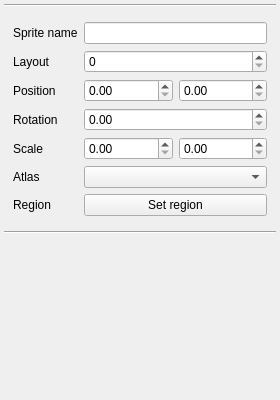
<?xml version="1.0" encoding="UTF-8"?>
<ui version="4.0">
 <class>EntitySettingWidget</class>
 <widget class="QWidget" name="EntitySettingWidget">
  <property name="geometry">
   <rect>
    <x>0</x>
    <y>0</y>
    <width>280</width>
    <height>400</height>
   </rect>
  </property>
  <property name="sizePolicy">
   <sizepolicy hsizetype="Maximum" vsizetype="Minimum">
    <horstretch>0</horstretch>
    <verstretch>0</verstretch>
   </sizepolicy>
  </property>
  <property name="minimumSize">
   <size>
    <width>280</width>
    <height>400</height>
   </size>
  </property>
  <property name="maximumSize">
   <size>
    <width>280</width>
    <height>16777215</height>
   </size>
  </property>
  <property name="windowTitle">
   <string>Form</string>
  </property>
  <property name="autoFillBackground">
   <bool>true</bool>
  </property>
  <layout class="QGridLayout" name="gridLayout_2">
   <property name="margin">
    <number>4</number>
   </property>
   <item row="2" column="0">
    <widget class="Line" name="line_5">
     <property name="orientation">
      <enum>Qt::Horizontal</enum>
     </property>
    </widget>
   </item>
   <item row="1" column="0">
    <widget class="QStackedWidget" name="stackedProperties">
     <property name="sizePolicy">
      <sizepolicy hsizetype="Minimum" vsizetype="Minimum">
       <horstretch>0</horstretch>
       <verstretch>0</verstretch>
      </sizepolicy>
     </property>
     <property name="autoFillBackground">
      <bool>true</bool>
     </property>
     <property name="frameShape">
      <enum>QFrame::NoFrame</enum>
     </property>
     <property name="currentIndex">
      <number>0</number>
     </property>
     <widget class="QWidget" name="spriteSetting">
      <layout class="QGridLayout" name="gridLayout">
       <item row="0" column="1">
        <widget class="QLineEdit" name="spriteName"/>
       </item>
       <item row="6" column="1">
        <widget class="QDoubleSpinBox" name="sRotation"/>
       </item>
       <item row="7" column="0">
        <widget class="QLabel" name="label_6">
         <property name="text">
          <string>Scale</string>
         </property>
        </widget>
       </item>
       <item row="8" column="0">
        <widget class="QLabel" name="label_5">
         <property name="text">
          <string>Atlas</string>
         </property>
        </widget>
       </item>
       <item row="4" column="1">
        <layout class="QHBoxLayout" name="horizontalLayout_2">
         <item>
          <widget class="QDoubleSpinBox" name="sPositionX"/>
         </item>
         <item>
          <widget class="QDoubleSpinBox" name="sPositionY"/>
         </item>
        </layout>
       </item>
       <item row="9" column="0">
        <widget class="QLabel" name="label_7">
         <property name="text">
          <string>Region</string>
         </property>
        </widget>
       </item>
       <item row="1" column="1">
        <widget class="QSpinBox" name="spriteLayout">
         <property name="maximum">
          <number>10</number>
         </property>
        </widget>
       </item>
       <item row="7" column="1">
        <layout class="QHBoxLayout" name="horizontalLayout_3">
         <item>
          <widget class="QDoubleSpinBox" name="sScaleX"/>
         </item>
         <item>
          <widget class="QDoubleSpinBox" name="sScaleY"/>
         </item>
        </layout>
       </item>
       <item row="1" column="0">
        <widget class="QLabel" name="label_3">
         <property name="maximumSize">
          <size>
           <width>80</width>
           <height>16777215</height>
          </size>
         </property>
         <property name="text">
          <string>Layout</string>
         </property>
        </widget>
       </item>
       <item row="8" column="1">
        <widget class="QComboBox" name="comboAtlas"/>
       </item>
       <item row="4" column="0">
        <widget class="QLabel" name="label_2">
         <property name="maximumSize">
          <size>
           <width>80</width>
           <height>16777215</height>
          </size>
         </property>
         <property name="text">
          <string>Position</string>
         </property>
        </widget>
       </item>
       <item row="6" column="0">
        <widget class="QLabel" name="label_4">
         <property name="maximumSize">
          <size>
           <width>80</width>
           <height>16777215</height>
          </size>
         </property>
         <property name="text">
          <string>Rotation</string>
         </property>
        </widget>
       </item>
       <item row="0" column="0">
        <widget class="QLabel" name="label">
         <property name="text">
          <string>Sprite name</string>
         </property>
        </widget>
       </item>
       <item row="9" column="1">
        <widget class="QPushButton" name="setRegion">
         <property name="text">
          <string>Set region</string>
         </property>
        </widget>
       </item>
      </layout>
     </widget>
    </widget>
   </item>
   <item row="3" column="0">
    <spacer name="verticalSpacer_3">
     <property name="orientation">
      <enum>Qt::Vertical</enum>
     </property>
     <property name="sizeHint" stdset="0">
      <size>
       <width>20</width>
       <height>40</height>
      </size>
     </property>
    </spacer>
   </item>
   <item row="0" column="0">
    <widget class="Line" name="line_2">
     <property name="orientation">
      <enum>Qt::Horizontal</enum>
     </property>
    </widget>
   </item>
  </layout>
 </widget>
 <resources/>
 <connections/>
</ui>
